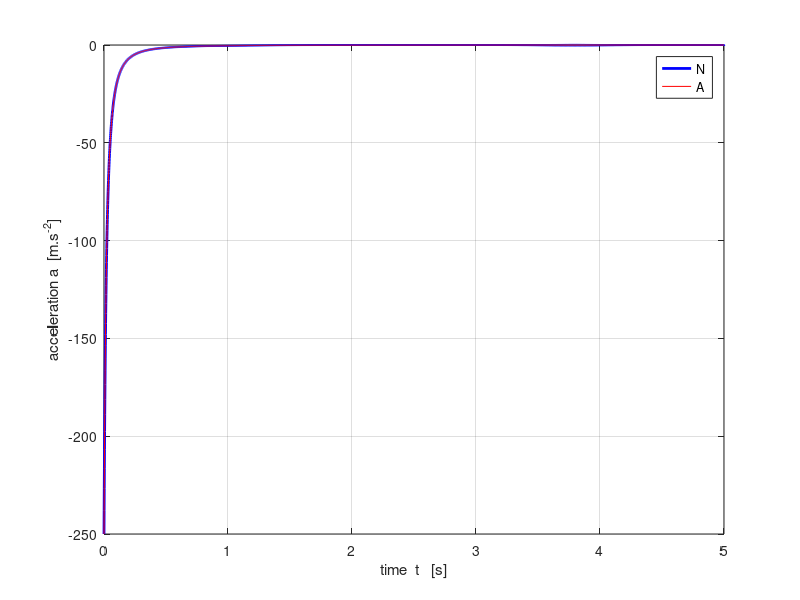
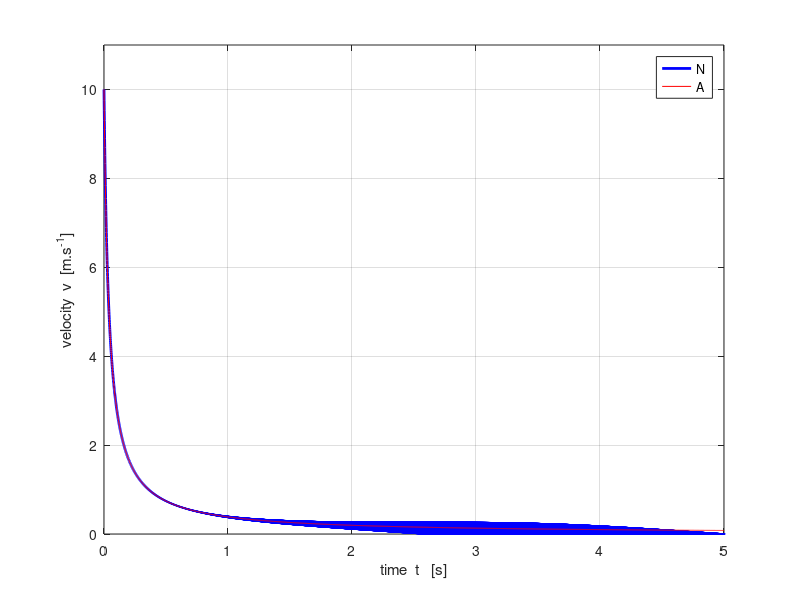
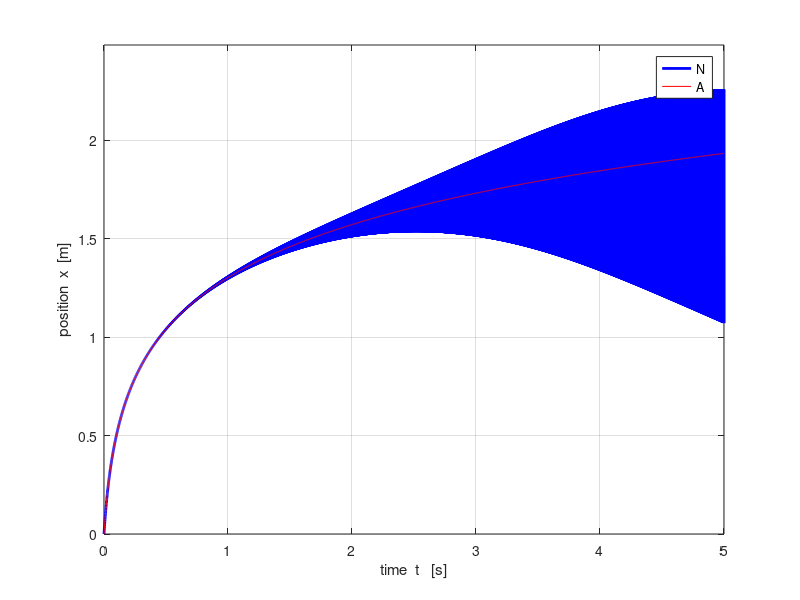
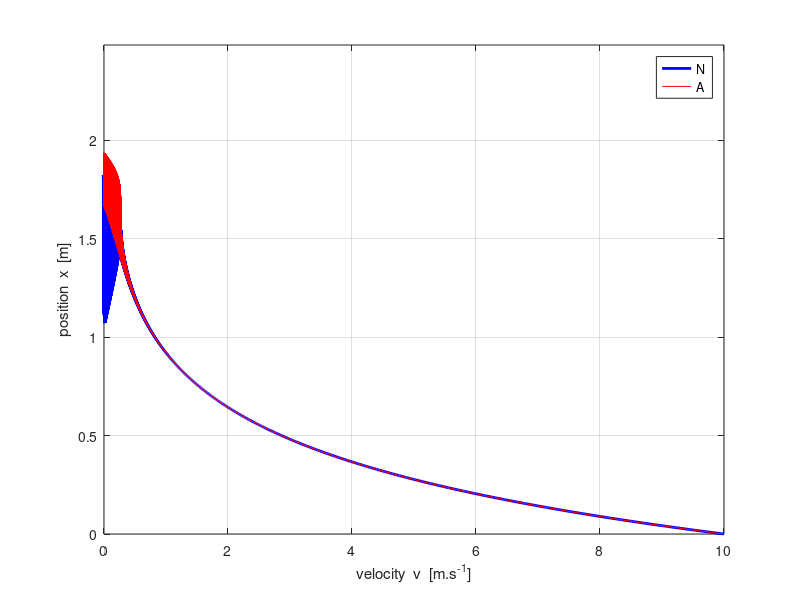

Write MATLAB code to recreate these figures, in order.
% mec_fr_bv2.m

clear all
close all
clc

% 21 apr 2015
% Ian Cooper   School of Physics   University of Sydney
% cooper@physics.usyd.edu.au
% ../mphome.htm

% Input Parameters -------------------------------------------------------
   m = 2;
   b = 5;
   v0 = 10;
   tMax = 5;
   dt = 1e-3;

% SETUP ------------------------------------------------------------------
   k = (b/m)*dt;
   t(1) = 0; t(2) = dt;
   v(1) = v0;
   a(1) = -(b/m) * v(1)^2;
   v(2) = v(1) + a(1) * dt;
   a(2) = -(b/m) * v(2)^2;
   v(2) = v(1) + 0.5*(a(1)+a(2)) * dt;
    
   flag = 1;
   c = 3;

while flag > 0,
    v(c) = v(c-2) -2* k * v(c-1)^2;
    t(c) = t(c-1) + dt;
    if t(c) > tMax
        flag = -10;
    end;
    c = c + 1;
end

x(1) = 0;
x(2) = 0.5*(v(1)+v(2)) * dt;

for cc = 3 : c-1
 x(cc) = x(cc-2) + 2*dt*v(cc-1);    
end

a = -(b/m) .* v.^2;

vA = v0 ./ (1 + (b*v0/m) .* t);
xA = (m/b) .* log(1+(b*v0/m) .* t);
aA = -(b/m) .* vA.^2;

% figure(1)
% fs = 9;
% set(gcf,'units','normalized','position',[0.2 0.2 0.18 0.22]);
% tx = 'time  t   [s]';
% ty = 'velocity  v  [m.s^{-1}]';
% xP = t; yP = v;
% Xrange = [0 1.0 * max(xP)];
% Yrange = [0 1.1 * max(yP)];
%    plot(xP,yP,'b','lineWidth',2)
% hold on
% yP = vA;
%     plot(xP,yP,'r')
% grid on
% xlabel(tx); ylabel(ty);
% set(gca,'Xlim',Xrange);
% set(gca,'Ylim',Yrange);
% 
% 
% figure(2)
% fs = 9;
% set(gcf,'units','normalized','position',[0.4 0.2 0.18 0.22]);
% tx = 'time  t   [s]';
% ty = 'position  x  [m]';
% xP = t; yP = x;
% Xrange = [0 1.0 * max(xP)];
% Yrange = [0 1.1 * max(yP)];
%    plot(xP,yP,'b','lineWidth',2)
% hold on
% yP = xA;
%     plot(xP,yP,'r')
% grid on
% xlabel(tx); ylabel(ty);
% set(gca,'Xlim',Xrange);
% set(gca,'Ylim',Yrange);
% 
% figure(3)
% fs = 9;
% set(gcf,'units','normalized','position',[0.6 0.2 0.18 0.22]);
% tx = 'time  t   [s]';
% ty = 'acceleration  a  [m.s_{-2}]';
% xP = t; yP = b .* v.^2;
% Xrange = [0 1.0 * max(xP)];
% Yrange = [0 1.1 * max(yP)];
%    plot(xP,yP,'b','lineWidth',2)
% hold on
% yP = xA;
%    plot(xP,yP,'r')
% grid on
% xlabel(tx); ylabel(ty);
% set(gca,'Xlim',Xrange);
% set(gca,'Ylim',Yrange);

figure(1)   % acceleration ------------------------------------------------
fs = 9;
set(gcf,'units','normalized','position',[0.1 0.2 0.18 0.22]);
tx = 'time  t   [s]';
ty = 'acceleration a  [m.s^{-2}]';
xP = t; yP = a;
Xrange = [0 1.0 * max(xP)];
Yrange = [0 1.1 * max(yP)];
   plot(xP,yP,'b','lineWidth',2)
hold on
yP = aA;
    plot(xP,yP,'r')
grid on
xlabel(tx); ylabel(ty);
set(gca,'Xlim',Xrange);
%set(gca,'Ylim',Yrange);
legend('N','A');

figure(2)   % velocity ----------------------------------------------------
fs = 9;
set(gcf,'units','normalized','position',[0.3 0.2 0.18 0.22]);
tx = 'time  t   [s]';
ty = 'velocity  v  [m.s^{-1}]';
xP = t; yP = v;
Xrange = [0 1.0 * max(xP)];
Yrange = [0 1.1 * max(yP)];
   plot(xP,yP,'b','lineWidth',2)
hold on
yP = vA;
    plot(xP,yP,'r')
grid on
xlabel(tx); ylabel(ty);
set(gca,'Xlim',Xrange);
set(gca,'Ylim',Yrange);
legend('N','A');


figure(3)    % displacement ---------------------------------------------
fs = 9;
set(gcf,'units','normalized','position',[0.5 0.2 0.18 0.22]);
tx = 'time  t   [s]';
ty = 'position  x  [m]';
xP = t; yP = x;
Xrange = [0 1.0 * max(xP)];
Yrange = [0 1.1 * max(yP)];
   plot(xP,yP,'b','lineWidth',2)
hold on
yP = xA;
    plot(xP,yP,'r')
grid on
xlabel(tx); ylabel(ty);
set(gca,'Xlim',Xrange);
set(gca,'Ylim',Yrange);
legend('N','A');

figure(4)    % displacement ---------------------------------------------
fs = 9;
set(gcf,'units','normalized','position',[0.7 0.2 0.18 0.22]);
tx = 'velocity  v  [m.s^{-1}]';
ty = 'position  x  [m]';
xP = v; yP = x;
Xrange = [0 1.0 * max(xP)];
Yrange = [0 1.1 * max(yP)];
   plot(xP,yP,'b','lineWidth',2)
hold on
yP = xA;
    plot(xP,yP,'r')
grid on
xlabel(tx); ylabel(ty);
set(gca,'Xlim',Xrange);
set(gca,'Ylim',Yrange);
legend('N','A');
